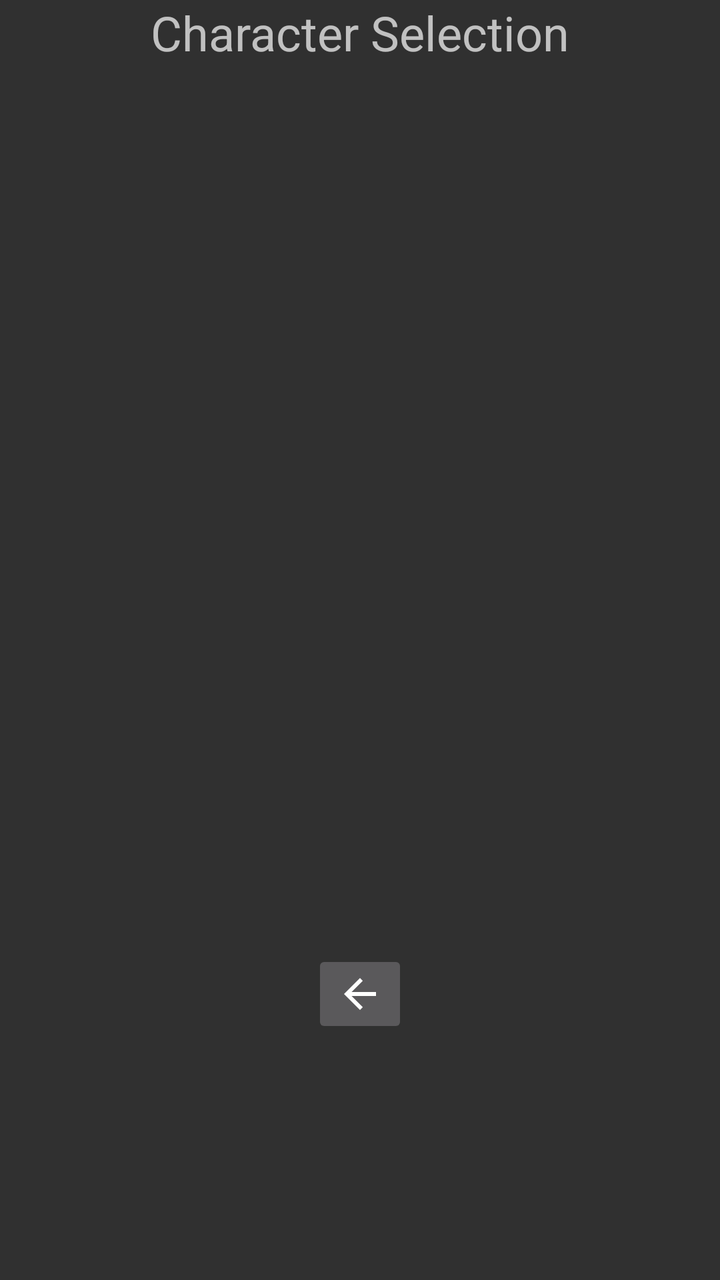
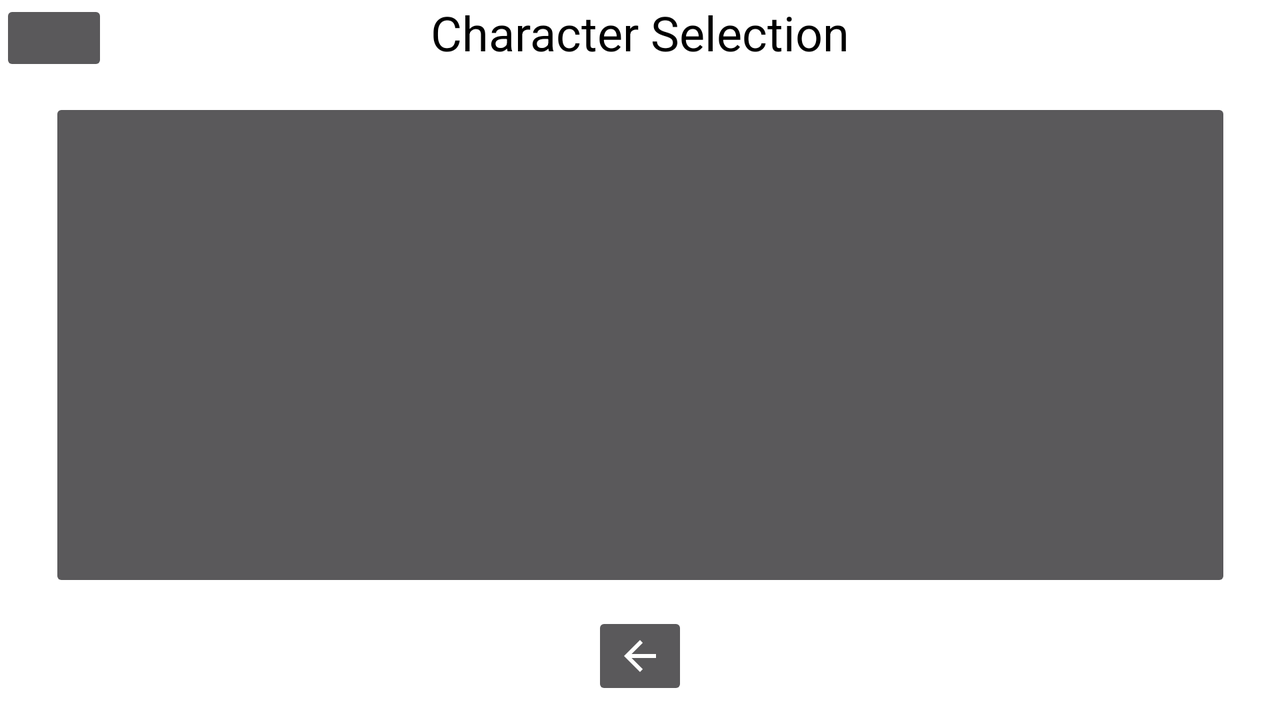

Compare how this app lays out the same screen by default and in its alternative resource folder. The renders come first, then the two layout files and the values they reference.
<!-- AndroidManifest.xml: application theme Theme.Design.NoActionBar -->
<!-- res/layout/activity_character_selection.xml -->
<?xml version="1.0" encoding="utf-8"?>
<androidx.constraintlayout.widget.ConstraintLayout
    xmlns:android="http://schemas.android.com/apk/res/android"
    xmlns:app="http://schemas.android.com/apk/res-auto"
    xmlns:tools="http://schemas.android.com/tools"
    android:layout_width="match_parent"
    android:layout_height="match_parent">

    <TextView
        android:id="@+id/titleVIew"
        android:layout_width="wrap_content"
        android:layout_height="wrap_content"
        android:text="Character Selection"
        android:textSize="24sp"
        app:layout_constraintEnd_toEndOf="parent"
        app:layout_constraintStart_toStartOf="parent"
        app:layout_constraintTop_toTopOf="parent" />

    <LinearLayout
        android:id="@+id/characterHolderLayout"
        android:layout_width="591dp"
        android:layout_height="247dp"
        android:orientation="horizontal"
        app:layout_constraintBottom_toBottomOf="parent"
        app:layout_constraintEnd_toEndOf="parent"
        app:layout_constraintStart_toStartOf="parent"
        app:layout_constraintTop_toBottomOf="@+id/titleVIew"
        app:layout_constraintVertical_bias="0.207"/>

    <ImageButton
        android:id="@+id/nextButton"
        android:layout_width="wrap_content"
        android:layout_height="wrap_content"
        app:layout_constraintBottom_toBottomOf="parent"
        app:layout_constraintEnd_toEndOf="parent"
        app:layout_constraintStart_toStartOf="parent"
        app:layout_constraintTop_toBottomOf="@+id/characterHolderLayout"
        app:srcCompat="@drawable/abc_vector_test" />

</androidx.constraintlayout.widget.ConstraintLayout>
<!-- resources referenced by this layout -->
<resources>

</resources>
<!-- res/layout-land/activity_character_selection.xml (the repository's variant of the layout above) -->
<!-- drawn on the phone turned sideways -->
<?xml version="1.0" encoding="utf-8"?>
<androidx.constraintlayout.widget.ConstraintLayout xmlns:android="http://schemas.android.com/apk/res/android"
    xmlns:app="http://schemas.android.com/apk/res-auto"
    xmlns:tools="http://schemas.android.com/tools"
    android:layout_width="match_parent"
    android:layout_height="match_parent"
    android:background="#FFFFFF">

    <TextView
        android:id="@+id/titleVIew"
        android:layout_width="wrap_content"
        android:layout_height="wrap_content"
        android:text="Character Selection"
        android:textColor="#000000"
        android:textSize="24sp"
        app:layout_constraintEnd_toEndOf="parent"
        app:layout_constraintStart_toStartOf="parent"
        app:layout_constraintTop_toTopOf="parent" />

    <LinearLayout
        android:id="@+id/characterHolderLayout"
        android:layout_width="591dp"
        android:layout_height="247dp"
        android:orientation="horizontal"
        app:layout_constraintBottom_toBottomOf="parent"
        app:layout_constraintEnd_toEndOf="parent"
        app:layout_constraintStart_toStartOf="parent"
        app:layout_constraintTop_toBottomOf="@+id/titleVIew"
        app:layout_constraintVertical_bias="0.207">

        <ImageButton
            android:id="@+id/imageButton5"
            android:layout_width="468dp"
            android:layout_height="match_parent"
            android:layout_weight="1"
            tools:srcCompat="@tools:sample/avatars" />
    </LinearLayout>

    <ImageButton
        android:id="@+id/nextButton"
        android:layout_width="wrap_content"
        android:layout_height="wrap_content"
        app:layout_constraintBottom_toBottomOf="parent"
        app:layout_constraintEnd_toEndOf="parent"
      app:layout_constraintStart_toStartOf="parent"
        app:layout_constraintTop_toBottomOf="@+id/characterHolderLayout"
        app:srcCompat="@drawable/abc_vector_test" />

    <ImageButton
        android:id="@+id/continue_button"
        android:layout_width="54dp"
        android:layout_height="38dp"
        tools:layout_editor_absoluteX="401dp"
        tools:layout_editor_absoluteY="343dp"
        tools:srcCompat="@tools:sample/avatars" />

</androidx.constraintlayout.widget.ConstraintLayout>
